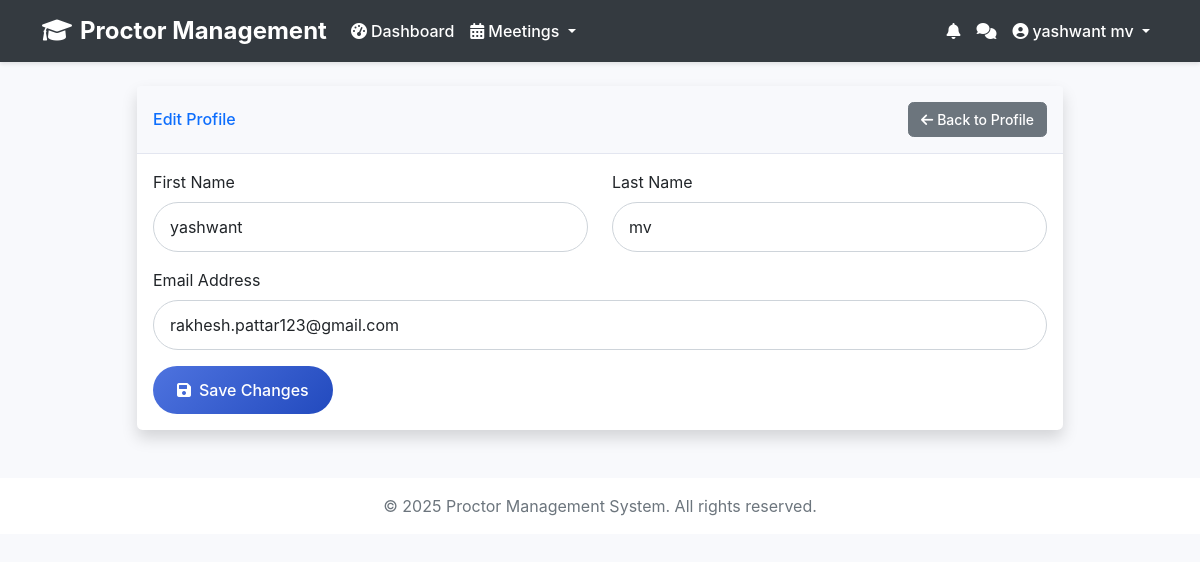
Screenshot of /accounts/profile/edit/ (signed in) with the database file from the repository.
### accounts/models.py (models this page shows, shortened)
class User(AbstractUser):
    ROLE_CHOICES = (
        ('student', 'Student'),
        ('teacher', 'Teacher'),
        ('admin', 'Admin'),
    )
    role = models.CharField(max_length=10, choices=ROLE_CHOICES, default='student')
    phone_number = models.CharField(max_length=15, blank=True, null=True)
    address = models.TextField(blank=True, null=True)
    is_email_verified = models.BooleanField(default=False)
    password_reset_token = models.CharField(max_length=32, null=True, blank=True)
    password_reset_expires = models.DateTimeField(null=True, blank=True)

### accounts/views.py (the view)
# urls.py: path('profile/edit/', views.edit_profile, name='edit_profile'),
@login_required
def edit_profile(request):
    user = request.user
    if request.method == 'POST':
        form = UserProfileForm(request.POST, instance=user)
        if form.is_valid():
            form.save()
            messages.success(request, 'Your profile has been updated successfully.')
            return redirect('profile')
    else:
        form = UserProfileForm(instance=user)
    context = {
        'form': form,
        'user': user,
    }
    return render(request, 'accounts/edit_profile.html', context)

### accounts/forms.py
class UserProfileForm(forms.ModelForm):
    class Meta:
        model = User
        fields = ['first_name', 'last_name', 'email']
        widgets = {
            'first_name': forms.TextInput(attrs={'class': 'form-control', 'placeholder': 'Enter your first name'}),
            'last_name': forms.TextInput(attrs={'class': 'form-control', 'placeholder': 'Enter your last name'}),
            'email': forms.EmailInput(attrs={'class': 'form-control', 'placeholder': 'Enter your email address'}),
        }

### accounts/context_processors.py (called while the page is built)
def unread_notifications_count(request):
    if request.user.is_authenticated:
        count = Notification.objects.filter(user=request.user, is_read=False).count()
    else:
        count = 0
    return {'unread_notifications_count': count}

### accounts/templates/accounts/edit_profile.html (shortened to what this page needs)
{% extends 'accounts/base.html' %}
{% block content %}
<div class="row justify-content-center">
    <div class="col-xl-10 col-lg-12 col-md-9">
        <div class="card shadow mb-4">
            <div class="card-header py-3 d-flex flex-row align-items-center justify-content-between">
                <h6 class="m-0 font-weight-bold text-primary">Edit Profile</h6>
                <a href="{% url 'profile' %}" class="btn btn-sm btn-secondary">
                    <i class="fas fa-arrow-left me-1"></i>Back to Profile
                </a>
            </div>
            <div class="card-body">
                <form method="post" class="user">
                    <div class="row">
                        <div class="col-md-6">
                            <div class="form-group mb-3">
                                <label for="first_name" class="form-label">First Name</label>
                                {{ form.first_name }}
                            </div>
                        </div>
                        <div class="col-md-6">
                            <div class="form-group mb-3">
                                <label for="last_name" class="form-label">Last Name</label>
                                {{ form.last_name }}
                            </div>
                        </div>
                    </div>
                    <div class="form-group mb-3">
                        <label for="email" class="form-label">Email Address</label>
                        {{ form.email }}
                    </div>
                    <button type="submit" class="btn btn-primary btn-user">
                        <i class="fas fa-save me-2"></i>Save Changes
                    </button>
                </form>
            </div>
        </div>
    </div>
</div>
{% endblock %}

### accounts/templates/accounts/base.html (shortened to what this page needs)
<!DOCTYPE html>
<html lang="en">
<head>
    <link href="https://cdn.jsdelivr.net/npm/bootstrap@5.1.3/dist/css/bootstrap.min.css" rel="stylesheet">
    <link href="https://cdnjs.cloudflare.com/ajax/libs/font-awesome/6.0.0/css/all.min.css" rel="stylesheet">
</head>
<body>
    <nav class="navbar navbar-expand-lg navbar-dark">
        <div class="container">
            <a class="navbar-brand" href="{% url 'home' %}">
                <i class="fas fa-graduation-cap me-2"></i>Proctor Management
            </a>
            <div class="collapse navbar-collapse" id="navbarNav">
                <ul class="navbar-nav me-auto">
                    {% if user.is_authenticated %}
                        <li class="nav-item">
                            <a class="nav-link" href="{% url 'dashboard' %}">
                                <i class="fas fa-tachometer-alt me-1"></i>Dashboard
                            </a>
                        </li>
                        {% if not request.user.role == 'student' %}
                        <li class="nav-item dropdown">
                            <a class="nav-link dropdown-toggle" href="#" id="meetingsDropdown" role="button" data-bs-toggle="dropdown" aria-expanded="false">
                                <i class="fas fa-calendar-alt me-1"></i>Meetings
                            </a>
                        </li>
                        {% endif %}
                    {% endif %}
                </ul>
                <ul class="navbar-nav">
                    {% if user.is_authenticated %}
                        <li class="nav-item">
                            <a class="nav-link position-relative" href="{% url 'notifications' %}">
                                <i class="fas fa-bell"></i>
                            </a>
                        </li>
                        <li class="nav-item">
                            <a class="nav-link position-relative" href="{% if user.teacher %}{% url 'teacher_chat' %}{% elif user.student %}{% url 'student_chat' %}{% endif %}">
                                <i class="fas fa-comments"></i>
                            </a>
                        </li>
                        <li class="nav-item dropdown">
                            <a class="nav-link dropdown-toggle" href="#" id="navbarDropdown" role="button" data-bs-toggle="dropdown">
                                <i class="fas fa-user-circle me-1"></i>{{ user.get_full_name }}
                            </a>
                        </li>
                    {% endif %}
                </ul>
            </div>
        </div>
    </nav>
    <div class="container py-4">
        {% block content %}
        {% endblock %}
    </div>
    <footer class="footer mt-auto py-3 bg-white">
        <div class="container text-center">
            <span class="text-muted">© 2025 Proctor Management System. All rights reserved.</span>
        </div>
    </footer>
</body>
</html>

### accounts/templates/accounts/base.html (style rules this page uses)
:root { --primary-color: #4e73df; --secondary-color: #858796; --success-color: #1cc88a; --info-color: #36b9cc; --warning-color: #f6c23e; --danger-color: #e74a3b; }
body { font-family: 'Nunito', -apple-system, BlinkMacSystemFont, "Segoe UI", Roboto, "Helvetica Neue", Arial, sans-serif; background-color: #f8f9fc; }
.navbar { background-color: #343a40; box-shadow: 0 2px 4px rgba(0,0,0,.1); }
.navbar-brand { font-weight: 700; font-size: 1.5rem; color: white !important; }
.nav-link { font-weight: 500; padding: 0.5rem 1rem; transition: all 0.3s ease; color: white !important; }
.card { border: none; border-radius: 0.35rem; box-shadow: 0 0.15rem 1.75rem 0 rgba(58, 59, 69, 0.15); }
.card-header { background-color: #f8f9fc; border-bottom: 1px solid #e3e6f0; padding: 1rem; }
.btn { border-radius: 0.35rem; padding: 0.375rem 0.75rem; font-weight: 500; transition: all 0.3s ease; }
.btn-primary { background: linear-gradient(135deg, var(--primary-color) 0%, #224abe 100%); border: none; }

### accounts/templates/accounts/edit_profile.html (style rules this page uses)
.form-control { border-radius: 10rem; padding: 0.75rem 1rem; }
.btn-user { border-radius: 10rem; padding: 0.75rem 1.5rem; }

### rows the page displays
User: get_full_name "yashwant mv", first_name "yashwant", last_name "mv", email "rakhesh.pattar123@gmail.com"
